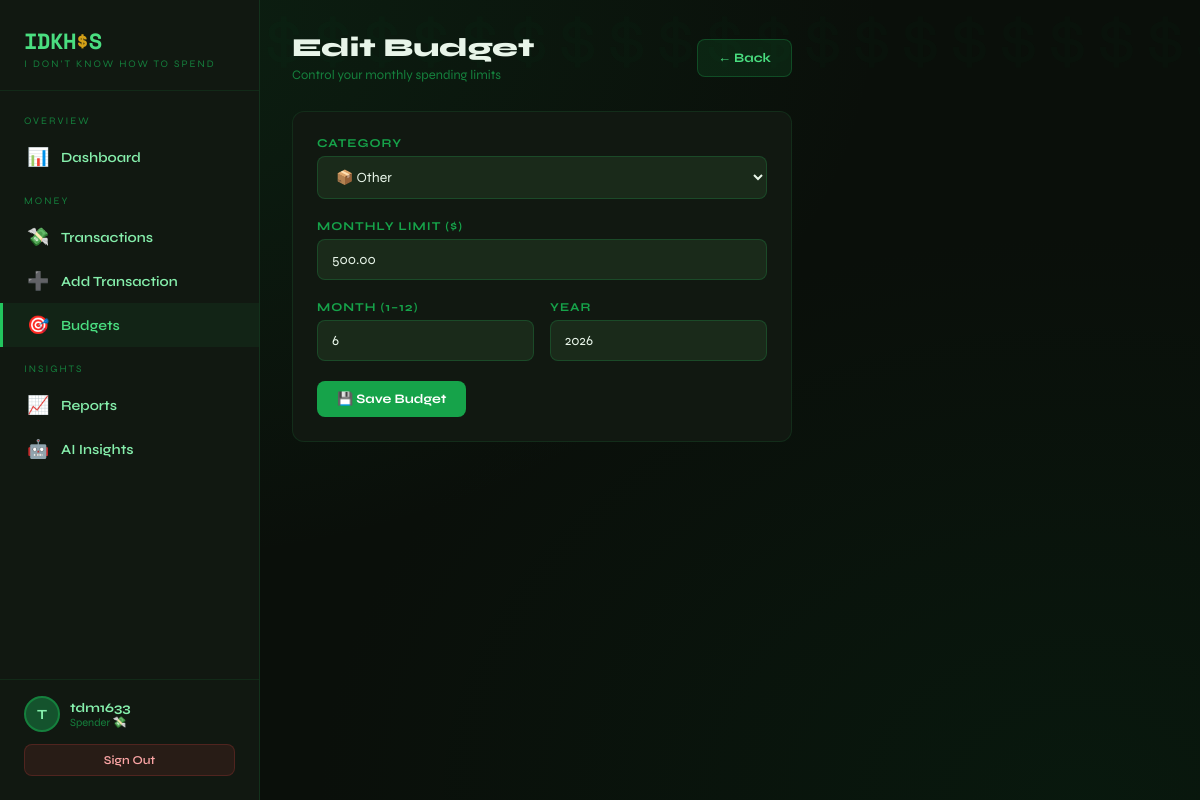
Screenshot of /budgets/1/edit/ (signed in) with the database file from the repository.
### tracker/models.py (models this page shows, shortened)
class Budget(models.Model):
    user = models.ForeignKey(User, on_delete=models.CASCADE, related_name='budgets')
    category = models.CharField(max_length=50, choices=CATEGORY_CHOICES)
    monthly_limit = models.DecimalField(max_digits=12, decimal_places=2)
    month = models.IntegerField()
    year = models.IntegerField()
    class Meta:
        unique_together = ['user', 'category', 'month', 'year']

### tracker/views.py (the view)
# urls.py: path('budgets/<int:pk>/edit/', views.budget_edit, name='budget_edit'),
@login_required
def budget_edit(request, pk):
    b = get_object_or_404(Budget, pk=pk, user=request.user)
    if request.method == 'POST':
        form = BudgetForm(request.POST, instance=b)
        if form.is_valid():
            form.save()
            messages.success(request, '✏️ Budget updated!')
            return redirect('budget_list')
    else:
        form = BudgetForm(instance=b)
    return render(request, 'tracker/budget_form.html', {'form': form, 'action': 'Edit'})

### tracker/forms.py
class BudgetForm(forms.ModelForm):
    class Meta:
        model = Budget
        fields = ['category', 'monthly_limit', 'month', 'year']
        widgets = {
            'category': forms.Select(attrs={'class': 'form-input'}),
            'monthly_limit': forms.NumberInput(attrs={'class': 'form-input', 'placeholder': '0.00', 'step': '0.01'}),
            'month': forms.NumberInput(attrs={'class': 'form-input', 'min': 1, 'max': 12}),
            'year': forms.NumberInput(attrs={'class': 'form-input', 'min': 2020, 'max': 2100}),
        }

### templates/tracker/budget_form.html (shortened to what this page needs)
{% extends 'tracker/base.html' %}
{% block content %}
<div style="max-width:500px;">
    <div class="page-header">
        <div>
            <h1 class="page-title">{{ action }} Budget</h1>
            <p class="page-subtitle">Control your monthly spending limits</p>
        </div>
        <a href="{% url 'budget_list' %}" class="btn btn-secondary">← Back</a>
    </div>
    <div class="card">
        <form method="post">
            <div class="form-group">
                <label class="form-label">Category</label>
                {{ form.category }}
            </div>
            <div class="form-group">
                <label class="form-label">Monthly Limit ($)</label>
                {{ form.monthly_limit }}
            </div>
            <div style="display:grid;grid-template-columns:1fr 1fr;gap:16px;">
                <div class="form-group">
                    <label class="form-label">Month (1–12)</label>
                    {{ form.month }}
                </div>
                <div class="form-group">
                    <label class="form-label">Year</label>
                    {{ form.year }}
                </div>
            </div>
            <button type="submit" class="btn btn-primary">💾 Save Budget</button>
        </form>
    </div>
</div>
{% endblock %}

### templates/tracker/base.html (shortened to what this page needs)
{% load static %}
<!DOCTYPE html>
<html lang="en">
<head>
</head>
<body>
    {% if user.is_authenticated %}
    <div class="layout">
        <div class="dollar-bg" aria-hidden="true">
        </div>
        <nav class="sidebar">
            <div class="sidebar-logo">
                <div class="logo-mark">IDKH<span>$</span>S</div>
                <div class="logo-sub">I don't know how to spend</div>
            </div>
            <span class="nav-group-label">Overview</span>
            <a href="{% url 'dashboard' %}" class="nav-link {% if request.resolver_match.url_name == 'dashboard' %}active{% endif %}">
                <span class="nav-icon">📊</span> Dashboard
            </a>
            <span class="nav-group-label">Money</span>
            <a href="{% url 'transaction_list' %}" class="nav-link {% if 'transaction' in request.resolver_match.url_name %}active{% endif %}">
                <span class="nav-icon">💸</span> Transactions
            </a>
            <a href="{% url 'transaction_add' %}" class="nav-link">
                <span class="nav-icon">➕</span> Add Transaction
            </a>
            <a href="{% url 'budget_list' %}" class="nav-link {% if 'budget' in request.resolver_match.url_name %}active{% endif %}">
                <span class="nav-icon">🎯</span> Budgets
            </a>
            <span class="nav-group-label">Insights</span>
            <a href="{% url 'reports' %}" class="nav-link {% if request.resolver_match.url_name == 'reports' %}active{% endif %}">
                <span class="nav-icon">📈</span> Reports
            </a>
            <a href="{% url 'ai_insights' %}" class="nav-link {% if request.resolver_match.url_name == 'ai_insights' %}active{% endif %}">
                <span class="nav-icon">🤖</span> AI Insights
            </a>
            <div class="sidebar-footer">
                <div class="user-badge">
                    <div class="user-avatar">{{ user.username|first|upper }}</div>
                    <div>
                        <div class="user-name">{{ user.username }}</div>
                        <div class="user-role">Spender 💸</div>
                    </div>
                </div>
                <a href="{% url 'logout' %}" class="btn-logout">Sign Out</a>
            </div>
        </nav>
        <main class="main-content" style="position:relative;z-index:1;">
            {% block content %}{% endblock %}
        </main>
    </div>
    {% else %}
        {% block auth_content %}{% endblock %}
    {% endif %}
</body>
</html>

### rows the page displays
Budget: category "📦 Other", monthly_limit "500.00", month "6", year "2026"

### other values shown
{{ user.username|first|upper }} "T"
{{ user.username }} "tdm1633"
{{ action }} "Edit"
